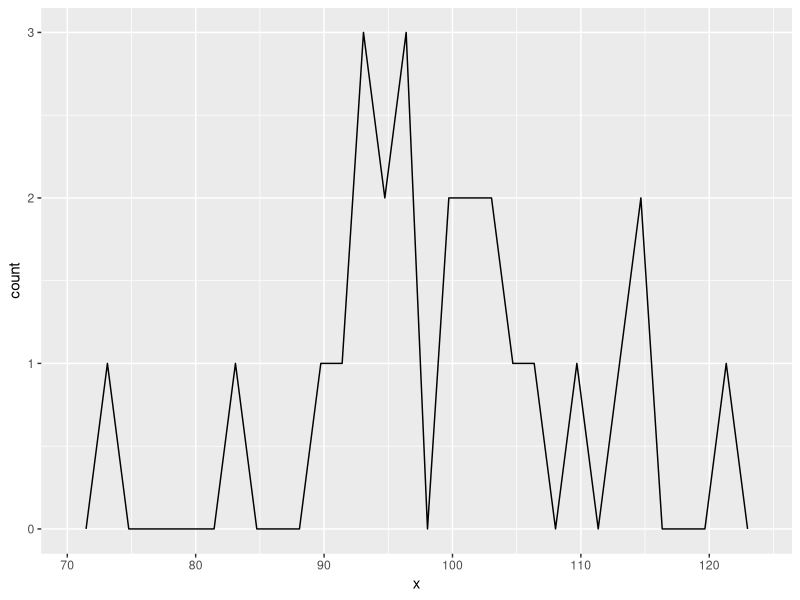
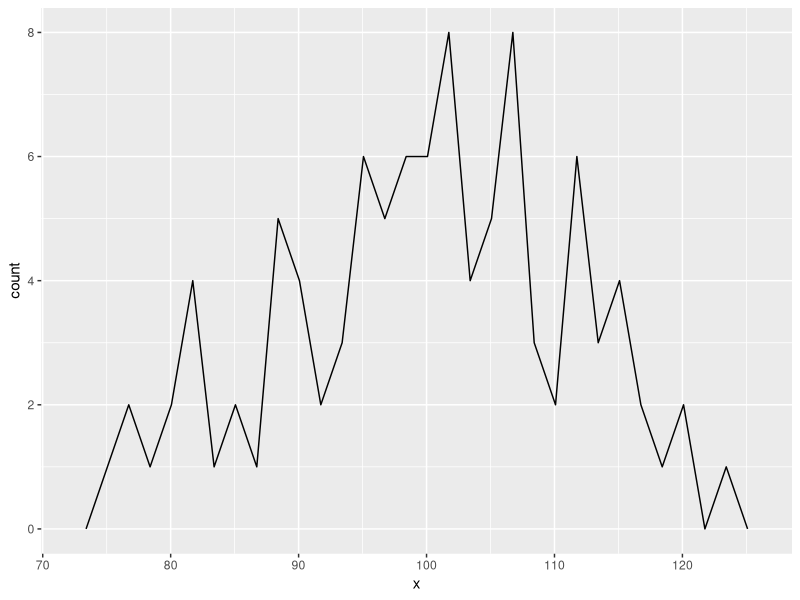
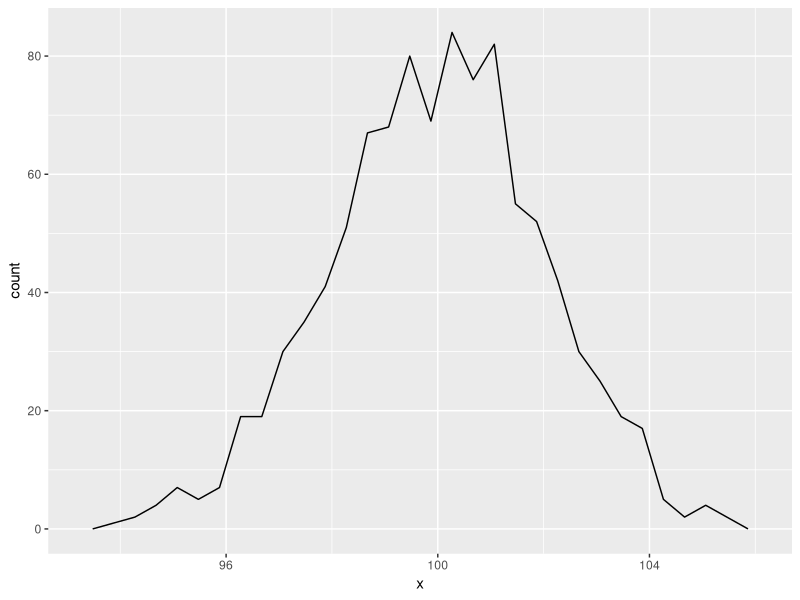
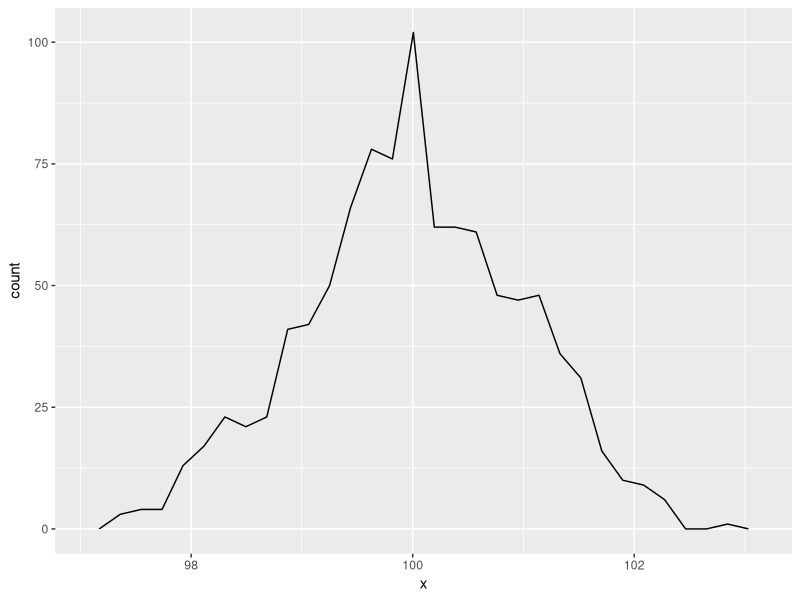

Recreate these plots in R, in order.
## ---- chunk 1

library(tidyverse)

library(ggplot2)

sample_25 <- tibble(x=rnorm(25, 100, 10))

sample_100 <- tibble(x=rnorm(100, 100, 10))

sampling_25 <- tibble(x=colMeans(replicate(1000, rnorm(25, 100, 10))))

sampling_100 <- tibble(x=colMeans(replicate(1000, rnorm(100, 100, 10))))


## ---- chunk 2

ggplot(sample_25, aes(x=x)) + geom_freqpoly()
## ---- chunk 3
ggplot(sample_100, aes(x=x)) + geom_freqpoly()
## ---- chunk 4

ggplot(sampling_25, aes(x=x)) + geom_freqpoly()

## ---- chunk 5

ggplot(sampling_100, aes(x=x)) + geom_freqpoly()
